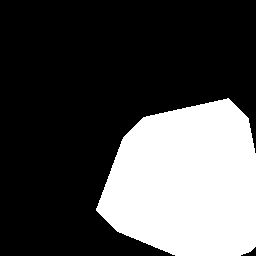
#> input picture Talleres/Taller 3/Punto 6/SPOT.png, 256 x 256 px
$ jupyter execute --allow-errors 'NoteBook Taller.ipynb'
#> lines starting #> are read from the running program, lines starting #| are printed output that depends on the picture; after the words box and inside, x2 and y2 are one past the last pixel; in counts of white or black regions, pixels touching at a corner belong together
[cell 1]
import cv2
import matplotlib.pyplot as plt

spot = cv2.imread('SPOT.png', cv2.IMREAD_GRAYSCALE)
#> spot: shape (256, 256); 30.2% white; 1 white region, box (x1, y1, x2, y2) and area: (96, 98, 256, 256) 19820
plt.imshow(spot, cmap='gray', vmin=0, vmax=255)
plt.show()
histS = cv2.calcHist([spot],[0],None,[256],[0,256])
#> histS = 256 values, max 45716 at index 0, min 0 at index 1, mean 256
plt.plot(histS)
plt.show()
#> figure, not shown here; curve peaks at x = 0, y = 45716

spot = spot.astype('int16')

[cell 2]
from skimage.filters import laplace
from skimage import exposure

laplacian = laplace(spot, ksize=3)
spotLaplacian = exposure.rescale_intensity(laplacian, in_range=(laplacian.min(), laplacian.max()), out_range=(0, 255))
spotLaplacian = spotLaplacian.astype('uint8')

plt.figure(figsize=(10,5))
plt.subplot(1,2,1)
plt.imshow(spot, cmap='gray', vmin=0, vmax=255)
plt.title("Original")
plt.subplot(1,2,2)
plt.imshow(spotLaplacian, cmap='gray', vmin=0, vmax=255)
plt.title("Filtro Laplaciano")
plt.show()

hist = cv2.calcHist([spotLaplacian],[0],None,[256],[0,256])
#> hist = 256 values, max 64878 at index 127, min 0 at index 1, mean 256
plt.plot(hist)
plt.show()
#> figure, not shown here; curve peaks at x = 127, y = 64878

### ¿Cómo es la respuesta del Laplaciano en las regiones homogéneas de la imagen y en los contornos? ¿A qué se debe este resultado?

En las regiones homogéneas de la imagen, el filtro Laplaciano tiene valores cercanos a cero porque la intensidad de los píxeles varía muy poco, lo que implica que la segunda derivada es baja o nula. En los contornos, el Laplaciano genera valores altos (positivos y negativos) debido a los cambios bruscos de intensidad, lo que indica la presencia de bordes (representados por la leve cantidad de pixeles blancos y negros que se aprecia después de aplicar el filtro). Esto ocurre porque el Laplaciano mide la curvatura de la imagen, y en los bordes la variación de la intensidad es mayor, produciendo un cruce por cero que permite resaltar los contornos.

[cell 3]
from skimage.filters import gaussian

spotGaussian0 = gaussian(spot, sigma=0, preserve_range=True)

plt.figure(figsize=(10,5))
plt.subplot(1,2,1)
plt.imshow(spot, cmap='gray', vmin=0, vmax=255)
plt.title("Original")
plt.subplot(1,2,2)
plt.imshow(spotGaussian0, cmap='gray', vmin=0, vmax=255)
plt.title("Gaussiano - 0")
plt.show()

[cell 4]
spotGaussian0Laplacian = laplace(spotGaussian0, ksize=3)
spotGaussian0Laplacian = exposure.rescale_intensity(spotGaussian0Laplacian, in_range=(spotGaussian0Laplacian.min(), spotGaussian0Laplacian.max()), out_range=(0, 255))
spotGaussian0Laplacian = spotGaussian0Laplacian.astype('uint8')

plt.figure(figsize=(10,5))
plt.subplot(1,2,1)
plt.imshow(spotGaussian0, cmap='gray', vmin=0, vmax=255)
plt.title("Gaussinao - 0")
plt.subplot(1,2,2)
plt.imshow(spotGaussian0Laplacian, cmap='gray', vmin=0, vmax=255)
plt.title("Laplaciano sobre Gaussiano - 0")
plt.show()

### ¿Cómo es la respuesta de este LoG con respecto al Laplaciano sin filtrado previo del ejercicio anterior? ¿A qué se debe este resultado?

El filtro Laplaciano sobre Gaussiano debería reducir el ruido y evitar que pequeños detalles generen respuestas fuertes en el Laplaciano. Sin embargo, al aplicar una varianza de 0, este filtro no hace efecto y es como si el Gaussiano no se hubiera aplicado en primer lugar.

[cell 5]
spotGaussian1 = gaussian(spot, sigma=1, preserve_range=True)
spotGaussian1Laplacian = laplace(spotGaussian1, ksize=3)
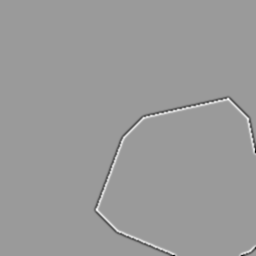
#> spotGaussian1Laplacian: shape (256, 256) float64; min -129, max 83.9, mean 0; drawn with min black and max white
spotGaussian1Laplacian = exposure.rescale_intensity(spotGaussian1Laplacian, in_range=(spotGaussian1Laplacian.min(), spotGaussian1Laplacian.max()), out_range=(0, 255))
spotGaussian1Laplacian = spotGaussian1Laplacian.astype('uint8')

plt.figure(figsize=(15,5))
plt.subplot(1,3,1)
plt.imshow(spot, cmap='gray', vmin=0, vmax=255)
plt.title("Original")
plt.subplot(1,3,2)
plt.imshow(spotGaussian1, cmap='gray', vmin=0, vmax=255)
plt.title("Gaussiano - 1")
plt.subplot(1,3,3)
plt.imshow(spotGaussian1Laplacian, cmap='gray', vmin=0, vmax=255)
plt.title("Laplaciano sobre Gaussiano - 1")
plt.show()

### ¿Cómo es la respuesta de este LoG con respecto al Laplaciano sin filtrado previo del ejercicio anterior? ¿A qué se debe este resultado?

Cuando la varianza del Gaussiano es superior a 0 (1 en este caso), el filtro Laplaciano sobre Gaussiano si reduce el ruido y evita que pequeños detalles irrelevantes generen respuestas fuertes en el Laplaciano. A diferencia del Laplaciano sin filtro previo (o Gaussiano con varianza 0) el LsG proporciona contornos más difuminados porque la imagen se suaviza antes de calcular la segunda derivada. Este resultado se debe a que el filtro Gaussiano es que elimina variaciones locales de alta frecuencia antes de calcular los cambios de intensidad en la imagen. Sin embargo, pareciera que en el resultado final los bordes siguen siendo un poco bruzcos.

[cell 6]
spotGaussian2 = gaussian(spot, sigma=2, preserve_range=True)
spotGaussian2Laplacian = laplace(spotGaussian2, ksize=3)
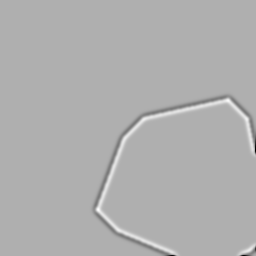
#> spotGaussian2Laplacian: shape (256, 256) float64; min -51.06, max 23.18, mean 0; drawn with min black and max white
spotGaussian2Laplacian = exposure.rescale_intensity(spotGaussian2Laplacian, in_range=(spotGaussian2Laplacian.min(), spotGaussian2Laplacian.max()), out_range=(0, 255))
spotGaussian2Laplacian = spotGaussian2Laplacian.astype('uint8')

plt.figure(figsize=(15,5))
plt.subplot(1,3,1)
plt.imshow(spot, cmap='gray', vmin=0, vmax=255)
plt.title("Original")
plt.subplot(1,3,2)
plt.imshow(spotGaussian2, cmap='gray', vmin=0, vmax=255)
plt.title("Gaussiano - 2")
plt.subplot(1,3,3)
plt.imshow(spotGaussian2Laplacian, cmap='gray', vmin=0, vmax=255)
plt.title("Laplaciano sobre Gaussiano - 2")
plt.show()

### ¿Cómo es la respuesta de este LoG? ¿A qué se debe este resultado?

Cuando la varianza del Gaussiano es aún mayor (2 en este caso), la imagen se suaviza aún más y se eliminan más detalles finos. Se detectan solo los contornos principales, mientras que los bordes más pequeños y los detalles de alta frecuencia desaparecen. Aunque en este caso podemos ver que un poco más del suavizado del filtro Gaussiano se fe transferido al resultado final, a diferencia ddel caso anterior.

[cell 7]
bruit = cv2.imread('BRUIT.png', cv2.IMREAD_GRAYSCALE)
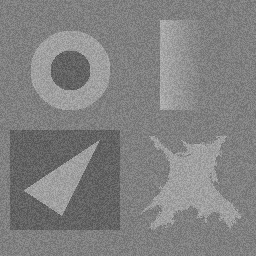
#> input picture Talleres/Taller 3/Punto 6/BRUIT.png, 256 x 256 px
#> bruit is the input picture: shape (256, 256); min 82, max 186, mean 129.2
bruit = bruit.astype('int16')

bruitGaussian1 = gaussian(bruit, sigma=1, preserve_range=True)
bruitGaussian1Laplacian = laplace(bruitGaussian1, ksize=3)
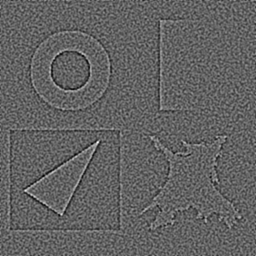
#> bruitGaussian1Laplacian: shape (256, 256) float64; min -21.55, max 34, mean 0; drawn with min black and max white
bruitGaussian1Laplacian = exposure.rescale_intensity(bruitGaussian1Laplacian, in_range=(bruitGaussian1Laplacian.min(), bruitGaussian1Laplacian.max()), out_range=(0, 255))
bruitGaussian1Laplacian = bruitGaussian1Laplacian.astype('uint8')

plt.figure(figsize=(15,5))
plt.subplot(1,3,1)
plt.imshow(bruit, cmap='gray', vmin=0, vmax=255)
plt.title("Original")
plt.subplot(1,3,2)
plt.imshow(bruitGaussian1, cmap='gray', vmin=0, vmax=255)
plt.title("Gaussiano - 1")
plt.subplot(1,3,3)
plt.imshow(bruitGaussian1Laplacian, cmap='gray', vmin=0, vmax=255)
plt.title("Laplaciano sobre Gaussiano - 1")
plt.show()

[cell 8]
import numpy as np

#> (the rest of this cell did not finish here and is left out)

### ¿En cuál de las dos imágenes es más fácil detectar los contornos. ¿Por qué ? ¿Cómo afecta el ruido la detección de los contornos en cada caso?

Ambos métodos son diferentes y el contraste es efectivo a la hora de resaltar los bordes de las figuras, pero en lo personal me gusta más la manera en la que el método Sobel delimita las figuras . Sobel resalta mejor los bordes al detectar cambios de intensidad en direcciones específicas (horizontal y vertical), en cuanto a su aspecto, es como una tiza sobre un tablero. Por otro lado, LoG puede generar contornos más definidos pero también amplificar el ruido. Esto ocurre porque LoG realza regiones con alta variación, incluyendo pequeñas fluctuaciones indeseadas, lo que puede generar falsos bordes. En cuanto a su aspecto, LsG es como si las figuras fueran una textura sobre un plano granulado y lo que las delimita es la sombra que generan como consecuencia de una iluminación exterior.

[cell 9]
film = cv2.imread('FILM.png', cv2.IMREAD_GRAYSCALE)
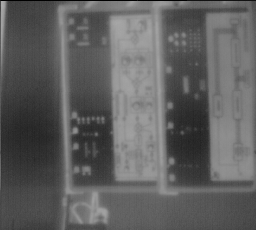
#> input picture Talleres/Taller 3/Punto 6/FILM.png, 256 x 230 px
#> film is the input picture: shape (230, 256); min 0, max 169, mean 95.5
film = film.astype('int16')

filmGaussian1 = gaussian(film, sigma=1, preserve_range=True)
filmGaussian1Laplacian = laplace(filmGaussian1, ksize=3)
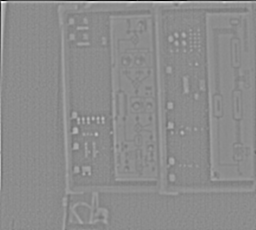
#> filmGaussian1Laplacian: shape (230, 256) float64; min -61.65, max 50.18, mean 0; drawn with min black and max white
filmGaussian1Laplacian = exposure.rescale_intensity(filmGaussian1Laplacian, in_range=(filmGaussian1Laplacian.min(), filmGaussian1Laplacian.max()), out_range=(0, 255))
filmGaussian1Laplacian = filmGaussian1Laplacian.astype('uint8')

plt.figure(figsize=(15,5))
plt.subplot(1,3,1)
plt.imshow(film, cmap='gray', vmin=0, vmax=255)
plt.title("Original")
plt.subplot(1,3,2)
plt.imshow(filmGaussian1, cmap='gray', vmin=0, vmax=255)
plt.title("Gaussiano - 1")
plt.subplot(1,3,3)
plt.imshow(filmGaussian1Laplacian, cmap='gray', vmin=0, vmax=255)
plt.title("Laplaciano sobre Gaussiano - 1")
plt.show()

[cell 10]
filmGaussian1Laplacian = filmGaussian1Laplacian.astype(np.uint8)
histFG1L = cv2.calcHist([filmGaussian1Laplacian],[0],None,[256],[0,256])
#> histFG1L = 256 values, max 6802 at index 140, min 0 at index 16, mean 230
plt.plot(histFG1L)
plt.show()
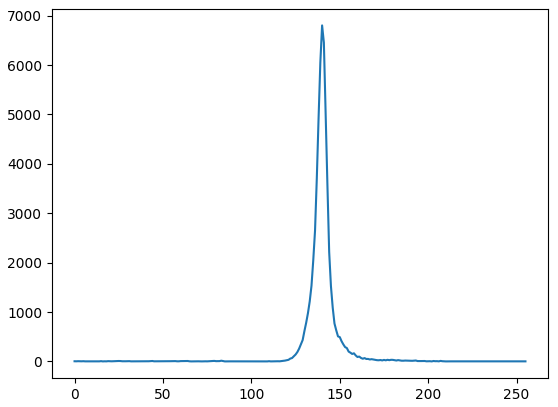
#> figure drawn by matplotlib, 1 panel; curve peaks at x = 140, y = 6802

[cell 11]
filmCombined = 0.6 * film + (255 - filmGaussian1Laplacian)
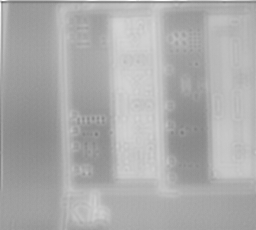
#> filmCombined: shape (230, 256) float64; min 100.8, max 255, mean 172.2
filmCombined = np.clip(filmCombined, 0, 255).astype('uint8')

plt.figure(figsize=(15,5))
plt.subplot(1,3,1)
plt.imshow(film, cmap='gray', vmin=0, vmax=255)
plt.title("Original")
plt.subplot(1,3,2)
plt.imshow(filmGaussian1Laplacian, cmap='gray')
plt.title("LsG")
plt.subplot(1,3,3)
plt.imshow(filmCombined, cmap='gray')
plt.title("Combinadas")
plt.show()

[cell 12]
film = np.clip(film, 0, 255).astype(np.uint8)
film_equalized = cv2.equalizeHist(film)
film_combined_equalized = cv2.equalizeHist(filmCombined)
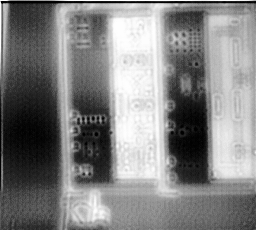
#> film_combined_equalized: shape (230, 256); min 0, max 255, mean 129.5


plt.figure(figsize=(15,5))
plt.subplot(1,3,1)
plt.imshow(film, cmap='gray', vmin=0, vmax=255)
plt.title("Original")
plt.subplot(1,3,2)
plt.imshow(filmCombined, cmap='gray', vmin=0, vmax=255)
plt.title("Combinada")
plt.subplot(1,3,3)
plt.imshow(film_combined_equalized, cmap='gray', vmin=0, vmax=255)
plt.title("Ecualizada")
plt.show()

plt.figure(figsize=(15,5))
plt.subplot(1,3,1)
plt.hist(film.ravel(), bins=256, range=[0,256])
plt.title("Original")
plt.subplot(1,3,2)
plt.hist(filmCombined.ravel(), bins=256, range=[0,256])
plt.title("Combinada")
plt.subplot(1,3,3)
plt.hist(film_combined_equalized.ravel(), bins=256, range=[0,256])
plt.title("Ecualizada")
plt.show()
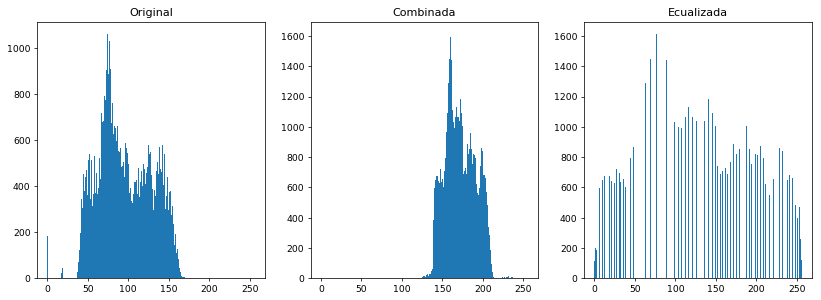
#> figure drawn by matplotlib, 3 panels; panel 1: tallest bar 1061 high, from x = 74 to 75; panel 2: tallest bar 1614 high, from x = 159 to 160; panel 3: tallest bar 1614 high, from x = 76 to 77
